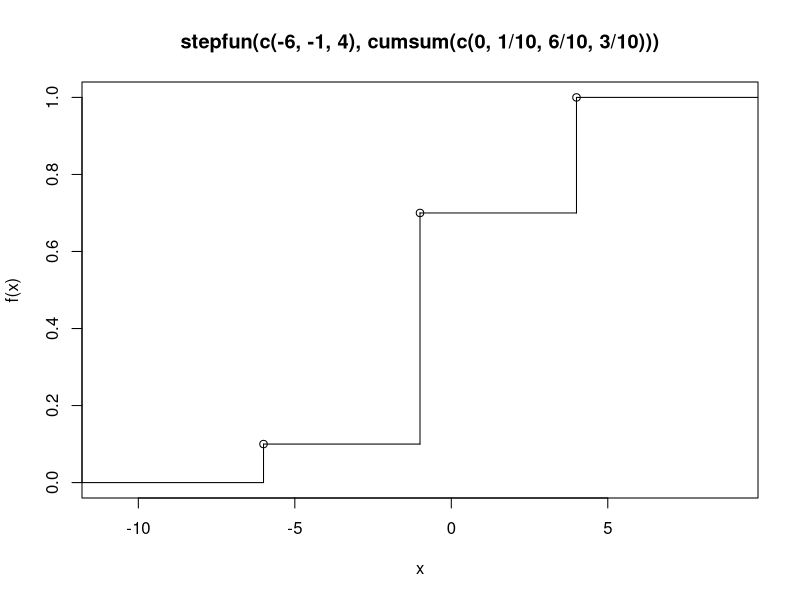

The R source for this figure:
# Zufalls variable

# - Möglichkeit 1
gewinn <- c(-3, -3, 2, 2, 2)
sum(sample(gewinn, 2, replace = F))

# - Möglichkeit 2:
sample(c(4, -1, -6), 1, prob = c(3/10, 6/10, 1/10))

# ---- Aufgabe 4 ----

# Kumulative verteilung
cumsum(c(3/10, 6/10, 1/10))
plot(stepfun(c(-6, -1, 4), cumsum(c(0, 1/10, 6/10, 3/10))))

# D
nsim <- 100000
m <- c()

for (i in 1:nsim) {
  m[i] <- sample(c(4, -1, -6), 1, prob = c(3/10, 6/10, 1/10))
}

round(var(m))


# ---- Aufgabe 4 ----
36 + 6 + 48
